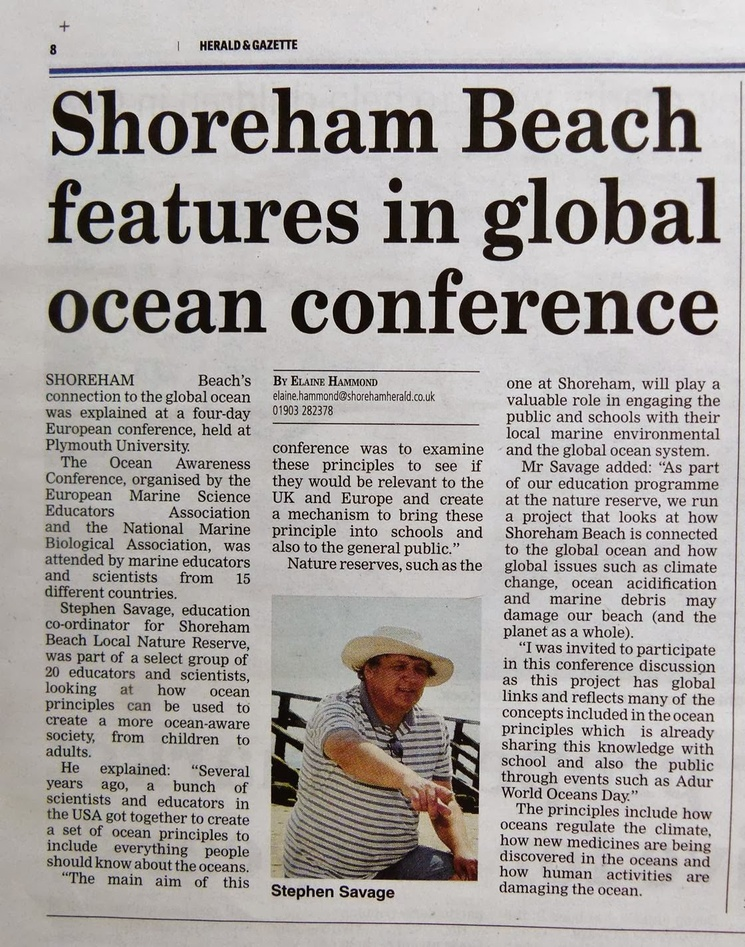
#> input picture Week 4 resources/Week 4 Session 2/Tes/News.jpg, 745 x 947 px, shrunk from 1120 x 1423 before the run, found by its file name
$ python convert.py
#> lines starting #> are read from the running program, lines starting #| are printed output that depends on the picture
from PIL import Image

img=Image.open("news.jpg")
#> img is the input picture: PIL image 745x947 RGB; mean R, G, B 169.7, 165, 163
#img =img.convert('L')
img=img.convert('1')
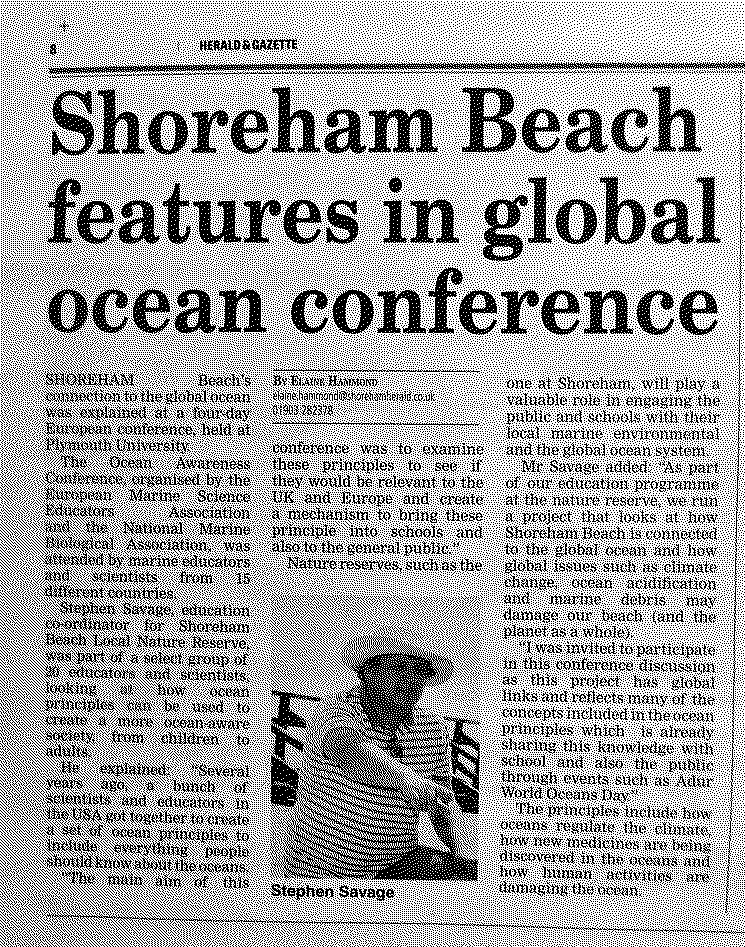
#> img: PIL image 745x947 1; 65.1% white; black in thin lines or dots
Image._show(img)

$ run again, with Week 4 resources/Week 4 Session 2/Tes/shop.jpg copied over Week 4 resources/Week 4 Session 2/Tes/News.jpg
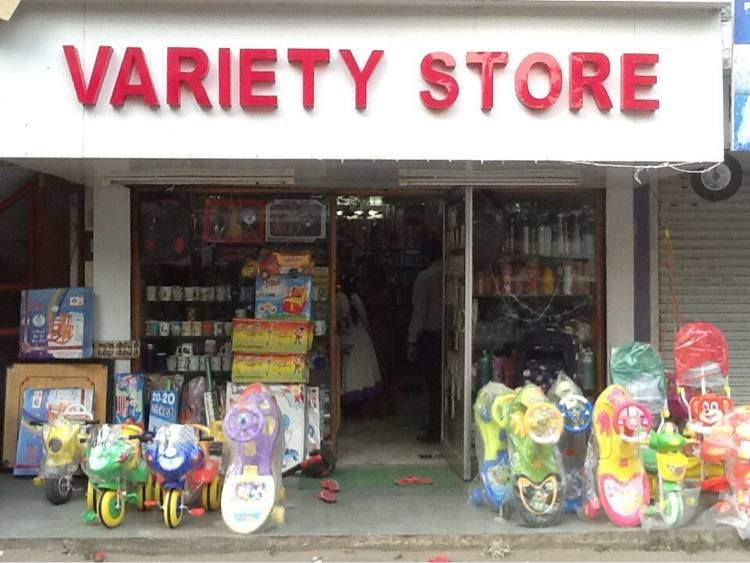
#> input picture Week 4 resources/Week 4 Session 2/Tes/shop.jpg, 750 x 563 px, found by its file name
#> img is the input picture: PIL image 750x563 RGB; mean R, G, B 143.4, 131.6, 124.4
#> `img=img.convert('1')`:
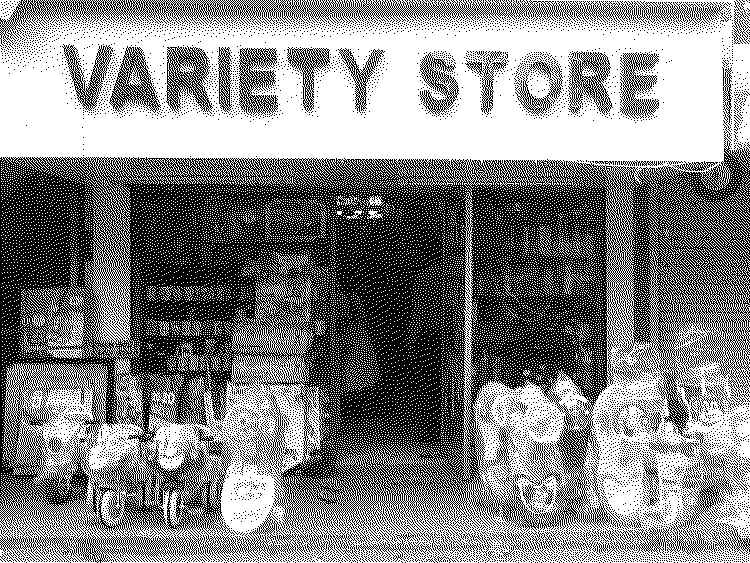
#> img: PIL image 750x563 1; 52.5% white; black in thin lines or dots
